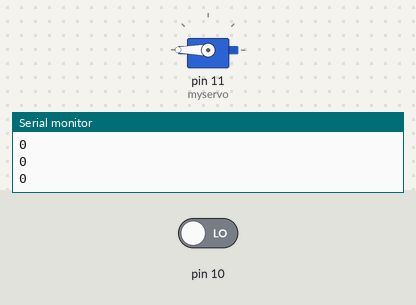
Bench run of a sketch on a simulated Arduino Uno, built with avr-gcc and run on an emulated ATmega328P. Parts: servo, the last lines printed to the serial monitor. The test bench sets the inputs (shaded band); at power-on: pin 10 LOW.

Above: at 1.2 s.
1.3 s: pin 10 driven HIGH
At 1.7 s:
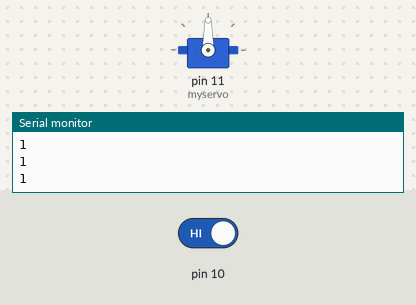
2.8 s: pin 10 driven LOW
At 4.1 s:
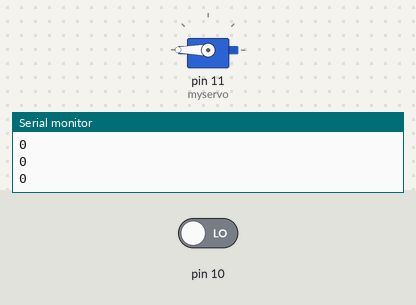
Timing chart, 0 to 5.8 s (numbered marks = the images above; inputs shaded):
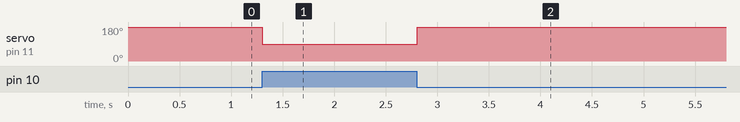

The sketch:

arduino_slave.ino
```cpp
#include <Servo.h>
Servo myservo;
void setup() {
  myservo.attach(11);
  pinMode(10,INPUT);
  Serial.begin(9600);
  // put your setup code here, to run once:

}

void loop() {

  Serial.println(digitalRead(10));
   if(digitalRead(10)==1){
    myservo.write(90);
    delay(100);
  }
  else if(digitalRead(10)==0){
myservo.write(180);
delay(100);
  }

  // put your main code here, to run repeatedly:

}
```

Measured:
- after the input at 1.3 s, servo on pin 11 (myservo): 180° → 90° at once
- after the input at 2.8 s, servo on pin 11 (myservo): 90° → 180° at once
